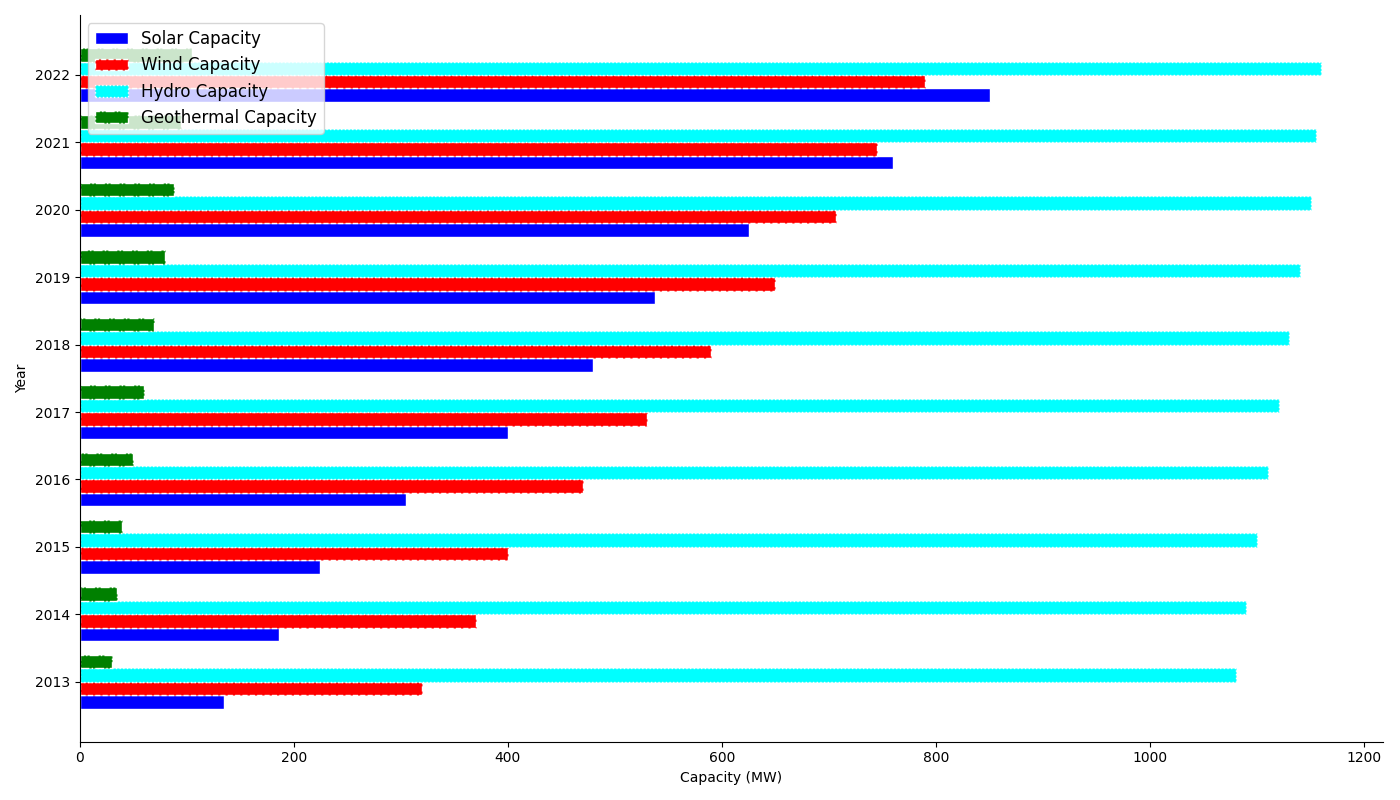

Reproduce this figure in Python.
import matplotlib.pyplot as plt
import numpy as np

years = np.array([2013, 2014, 2015, 2016, 2017, 2018, 2019, 2020, 2021, 2022])

solar_capacity = np.array([135, 186, 225, 305, 400, 480, 538, 625, 760, 850])
wind_capacity = np.array([320, 370, 400, 470, 530, 590, 650, 707, 745, 790])
hydro_capacity = np.array([1080, 1090, 1100, 1110, 1120, 1130, 1140, 1150, 1155, 1160])
geothermal_capacity = np.array([30, 35, 40, 50, 60, 70, 80, 88, 95, 105])  # Adding new data series

fig, ax1 = plt.subplots(figsize=(14, 8))

bar_height = 0.2
bar_positions = np.arange(len(years))

ax1.barh(bar_positions - 1.5*bar_height, solar_capacity, height=bar_height, 
         color='blue', edgecolor='white', label='Solar Capacity', linestyle='solid')
ax1.barh(bar_positions - 0.5*bar_height, wind_capacity, height=bar_height, 
         color='red', edgecolor='white', label='Wind Capacity', linestyle='dashed')
ax1.barh(bar_positions + 0.5*bar_height, hydro_capacity, height=bar_height, 
         color='cyan', edgecolor='white', label='Hydro Capacity', linestyle='dotted')
ax1.barh(bar_positions + 1.5*bar_height, geothermal_capacity, height=bar_height, 
         color='green', edgecolor='white', label='Geothermal Capacity', linestyle='dashdot')  # New bar

ax1.set_yticks(bar_positions)
ax1.set_yticklabels(years)
ax1.set_xlabel('Capacity (MW)')
ax1.set_ylabel('Year')
ax1.yaxis.grid(False)
ax1.spines['top'].set_visible(False)
ax1.spines['right'].set_visible(False)
ax1.legend(loc='upper left', fontsize=12)

plt.tight_layout()

plt.show()
